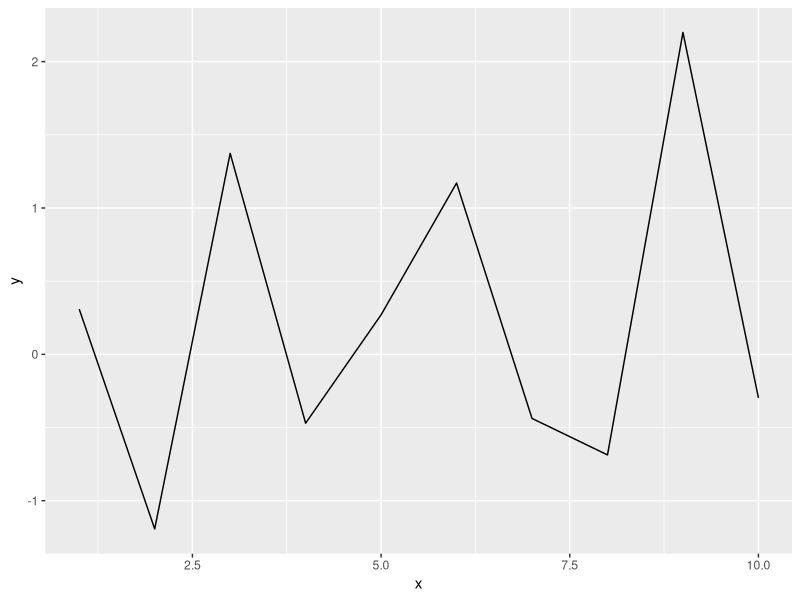
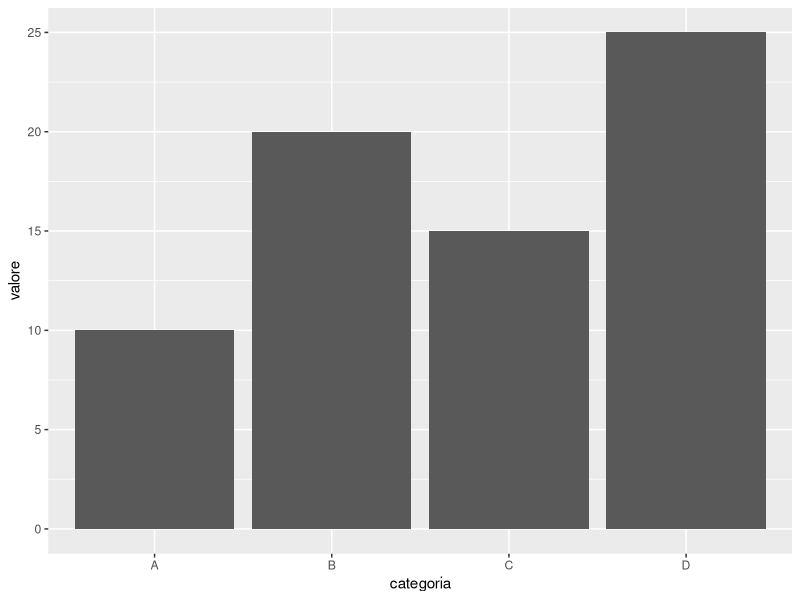
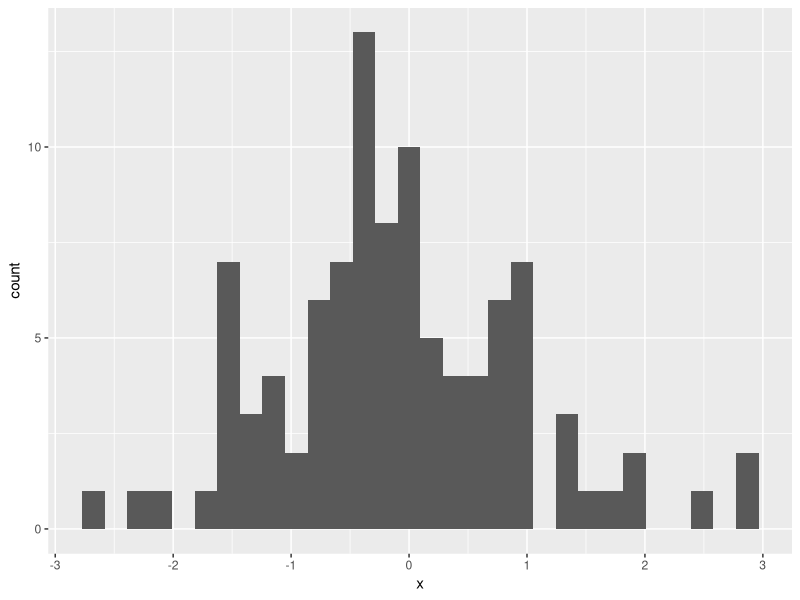
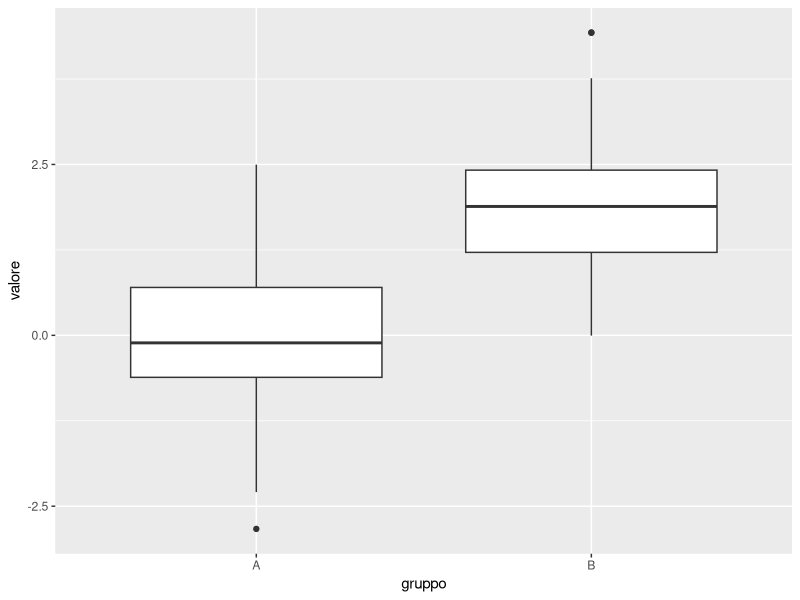
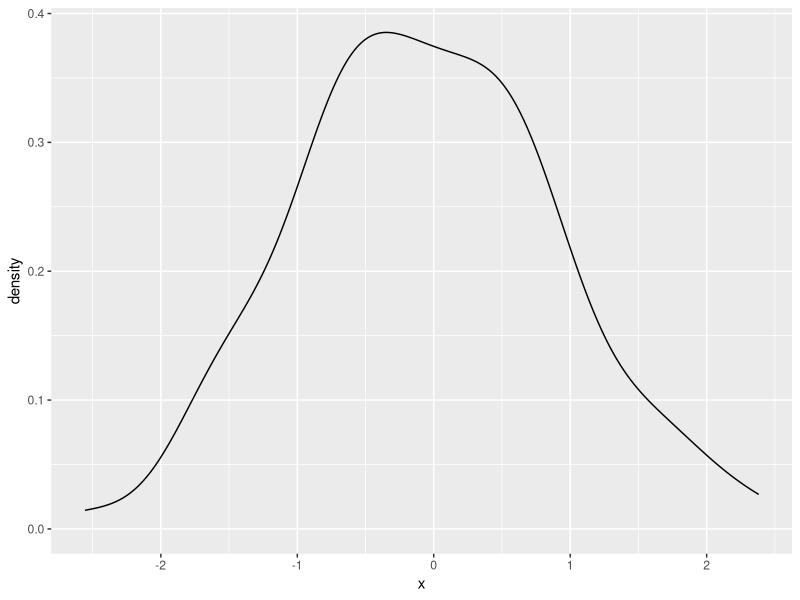
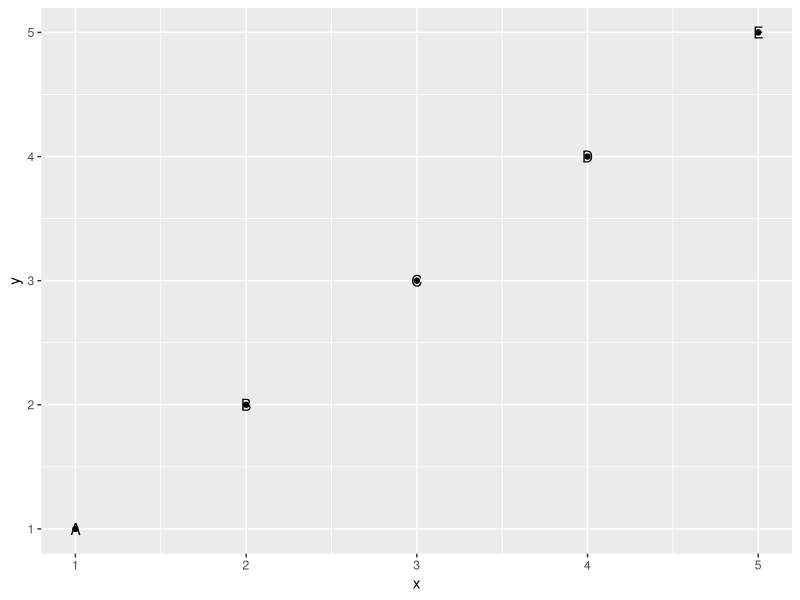
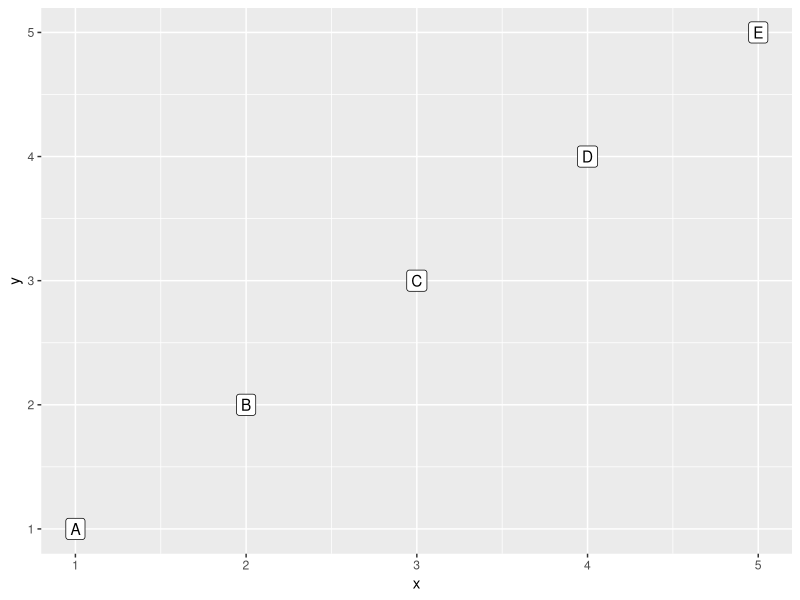
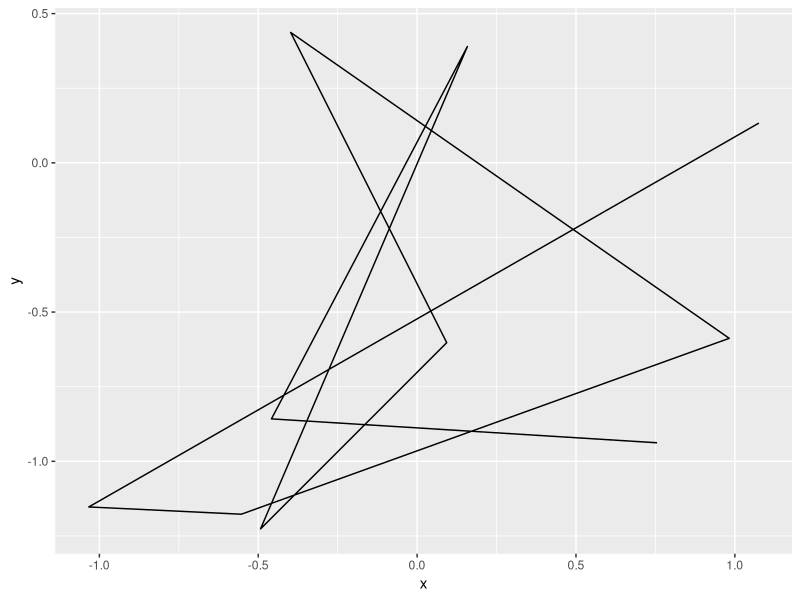

Source code (R) for these figures, in order:
library(ggplot2)
dati<- data.frame(
  x= 1:10,
  y=rnorm(10)
)

#creazione scatter plot
grafico<- ggplot(data = dati, aes(x=x, y=y)) +
  geom_point()

#personalizzazione grafico 
grafico_personalizzato <- grafico + 
  labs(title = "scatter plot", x = "Asse X", y = "Asse Y") + 
  theme_linedraw()

#creazione line plot 
dati<- data.frame(
  x= 1:10,
  y=rnorm(10)
)
ggplot(data = dati,aes(x=x, y=y)) + 
  geom_line()

#creazione bar plot 
dati<- data.frame(
  categoria = c("A", "B", "C", "D"),
  valore = c(10, 20, 15, 25)
)
ggplot(data = dati,aes(x=categoria, y=valore)) + 
  geom_bar(stat = "identity")


# Creazione di un histogram
dati <- data.frame(
  x = rnorm(100)
)
ggplot(data = dati, aes(x = x)) +
  geom_histogram()

#creazione box plot
dati_boxplot <- data.frame(
  gruppo = rep(c("A", "B"), each = 50),
  valore = c(rnorm(50), rnorm(50, mean = 2))
)
ggplot(data = dati_boxplot, aes(x = gruppo, y = valore)) +
  geom_boxplot()


# Esempio di geom_density()
dati_density <- data.frame(
  x = rnorm(100)
)
ggplot(data = dati_density, aes(x = x)) +
  geom_density()


# Esempio di geom_text()
dati_text <- data.frame(
  x = 1:5,
  y = 1:5,
  label = c("A", "B", "C", "D", "E")
)
ggplot(data = dati_text, aes(x = x, y = y)) + geom_point() +
  geom_text(aes(label = label))

# Esempio di geom_label()
ggplot(data = dati_text, aes(x = x, y = y, label = label)) +
  geom_label()


# Esempio di geom_path()
dati_path <- data.frame(
  x = rnorm(10),
  y = rnorm(10)
)
ggplot(data = dati_path, aes(x = x, y = y)) +
  geom_path()

# Esempio di geom_smooth()
dati_smooth <- data.frame(
  x = 1:10,
  y = cumsum(rnorm(10))
)
ggplot(data = dati_smooth, aes(x = x, y = y)) +
  geom_point() +
  geom_smooth()

# Esempio di geom_area()
dati_area <- data.frame(
  x = 1:10,
  y = cumsum(abs(rnorm(10)))
)
ggplot(data = dati_area, aes(x = x, y = y)) +
  geom_area()

# Esempio di geom_polygon()
dati_polygon <- data.frame(
  x = c(1, 2, 2, 1),
  y = c(1, 1, 2, 2)
)
ggplot(data = dati_polygon, aes(x = x, y = y)) +
  geom_polygon()

# Esempio di geom_jitter()
dati_jitter <- data.frame(
  x = rep(c("A", "B"), each = 50),
  y = c(rnorm(50), rnorm(50, mean = 2))
)
ggplot(data = dati_jitter, aes(x = x, y = y)) +
  geom_point()
ggplot(data = dati_jitter, aes(x = x, y = y)) +
  geom_jitter()

# Esempio di geom_tile()
dati_tile <- data.frame(
  x = rep(1:5, 5),
  y = rep(1:5, each = 5),
  valore = 1:25
)
ggplot(data = dati_tile, aes(x = x, y = y, fill = valore)) +
  geom_tile()

# Esempio di geom_violin()
dati_violin <- data.frame(
  gruppo = rep(c("A", "B"), each = 50),
  valore = c(rnorm(50), rnorm(50, mean = 2))
)
ggplot(data = dati_violin, aes(x = gruppo, y = valore)) +
  geom_violin()

# Esempio di geom_errorbar()
dati_errorbar <- data.frame(
  gruppo = rep(c("A", "B"), each = 10),
  valore = rnorm(20),
  errore = runif(20, 0.1, 0.5)
)
ggplot(data = dati_errorbar, aes(x = gruppo, y = valore)) +
  geom_errorbar(aes(ymin = valore - errore, ymax = valore + errore), width = 0.2)

# Esempio di geom_abline()
dati_abline <- data.frame(
  x = 1:10,
  y = 1:10
)
ggplot(data = dati_abline, aes(x = x, y = y)) +
  geom_point() +
  geom_abline(slope = 1, intercept = 0, color = "red") 

# Esempio di geom_hline()
dati_hline <- data.frame(
  x = 1:10,
  y = 1:10
)
ggplot(data = dati_hline, aes(x = x, y = y)) +
  geom_point() +
  geom_hline(yintercept = 5, color = "blue")

# Esempio di geom_vline()
dati_vline <- data.frame(
  x = 1:10,
  y = 1:10
)
ggplot(data = dati_vline, aes(x = x, y = y)) +
  geom_point() +
  geom_vline(xintercept = 5, color = "green")

ggplot(data = dati_vline, aes(x = x, y = y)) +
  geom_point() +
  geom_vline(xintercept = 5, color = "green") +
  geom_hline(yintercept = 3, color = "blue") + 
  geom_abline(slope = 1, intercept = 0, color = "red") 














